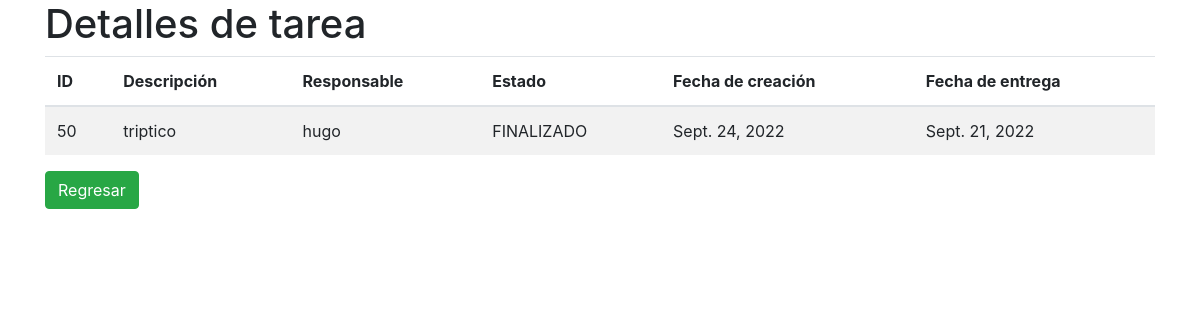
Before: /gestion_tareas/detalleTarea/50 with the older database file.
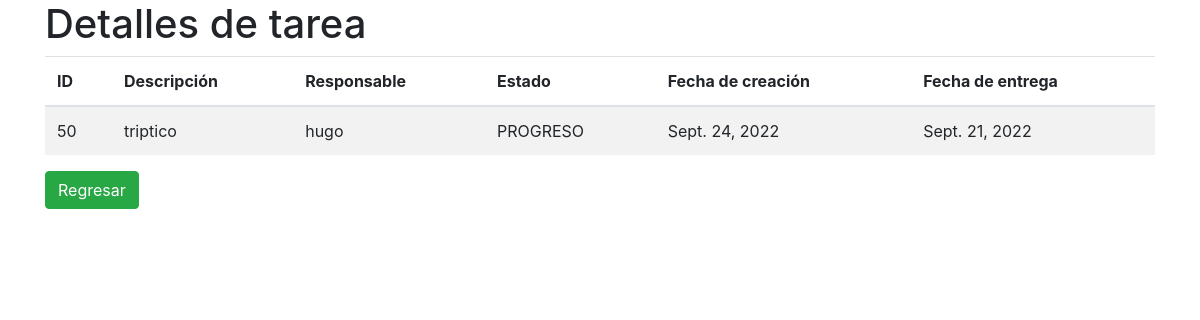
After: the same page with the newer database file.
### gestion_tareas/models.py (models this page shows)
class tarea(models.Model):
    descripcion = models.CharField(max_length=128,default='')
    fecha_creacion = models.DateField(null=True)
    fecha_entrega = models.DateField(null=True)
    responsable = models.CharField(max_length=128,default='')#nombre de usuario responsable
    estado = models.CharField(max_length=40,default='')

### gestion_tareas/views.py (the view)
# urls.py: path('detalleTarea/<str:id>',views.detalleTarea,name='detalleTarea'),
def detalleTarea(request,id):
    tarea_detalle = tarea.objects.filter(id=id)
    return render(request,'gestion_tareas/detalleTarea.html',{
        'tarea_detalle':tarea_detalle
    })

### gestion_tareas/templates/gestion_tareas/detalleTarea.html (shortened to what this page needs)
<!DOCTYPE html>
<html lang="en">
<head>
    <link href="https://maxcdn.bootstrapcdn.com/bootstrap/4.0.0/css/bootstrap.min.css" rel="stylesheet">
</head>
<body>
    <div class="container">
        <h1>Detalles de tarea</h1>
        <table class="table table-striped">
            <thead>
            <tr>
                <th scope="col">ID</th>
                <th scope="col">Descripción</th>
                <th scope="col">Responsable</th>
                <th scope="col">Estado</th>
                <th scope="col">Fecha de creación</th>
                <th scope="col">Fecha de entrega</th>
            </tr>
            </thead>
            <tbody>
                {% for tarea in tarea_detalle %}
                <tr>
                    <td>{{tarea.id}}</td>
                    <td>{{tarea.descripcion}}</td>
                    <td>{{tarea.responsable}}</td>
                    <td>{{tarea.estado}}</td>
                    <td>{{tarea.fecha_creacion}}</td>
                    <td>{{tarea.fecha_entrega}}</td>
                </tr>
                {% endfor %}
            </tbody>
        </table>
        <a class="btn btn-success" href="{% url 'gestion_tareas:dashboard' %}">Regresar</a>
    </div>
</body>
</html>

Changed rows visible on the page:
changed tarea "triptico": estado "FINALIZADO" → "PROGRESO"
